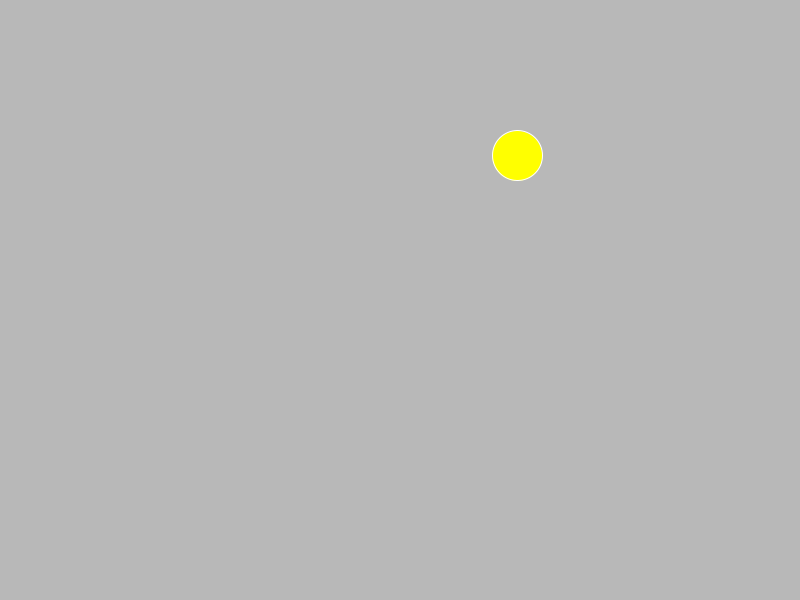
Frame 1 (no input)
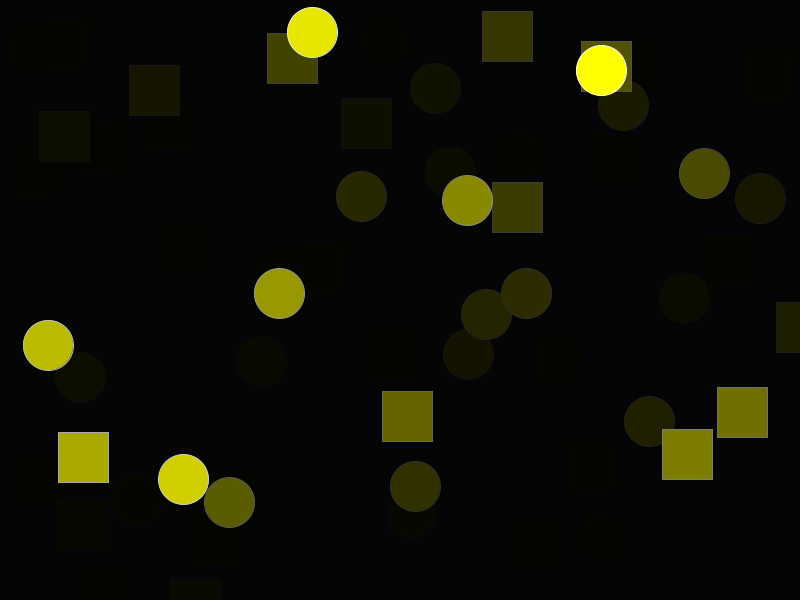
Frame 60 (the mouse pressed at the canvas centre just before this capture)
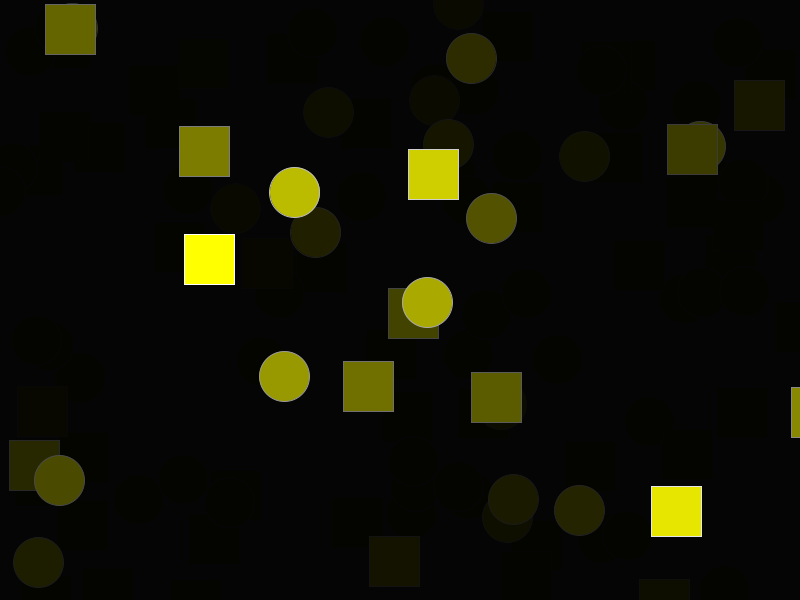
Frame 120 (the mouse held since frame 60 and released just before this capture)

The Processing sketch that drew these frames (run headless with seeded random() and noise(); from frame 60 on, the mouse is pressed at the canvas centre):

// Processing sketch: sketch
// ── sketch.pde
// on définit deux variables "largeur" et "hauteur" de type int (nombre entier)
int largeur = 50;
int hauteur = 50;

// setup est executé une seul fois au lancement du programme
void setup() {
  size(800, 600); // la fenêtre fera 800px de largeur par 600px de hauteur
}

// le draw est executé en boucle plusieurs fois par seconde
void draw() {
  // on définit deux variables "x" et "y" de type float (nombre à virgule)
  float x = random(width);  // x prend une valeur comprise entre 0 et width (800)
  float y = random(height); // y prend une valeur comprise entre 0 et height (600)

  fill(0, 255 * 0.1);        // on remplit les formes en noir à 10% d'opacité
  noStroke();                // on désactive le contour des formes
  rect(0, 0, width, height); // on dessine un rectangle qui fait la taille de l'écran

  stroke(255);       // on remplit les contours en blanc
  fill(255, 255, 0); // on remplit les formes en jaune

  if (random(100) > 50) {            // si une valeur comprise entre 0 et 100 est supérieur à 50...
    ellipse(x, y, largeur, hauteur); // alors on place une ellipse en (x,y), avec une largeur "largeur" et une hauteur "hauteur"
  } else {                           // ...sinon...
    rect(x, y, largeur, hauteur);    // on place un rectange en (x,y), avec une largeur "largeur" et une hauteur "hauteur"
  }
}
